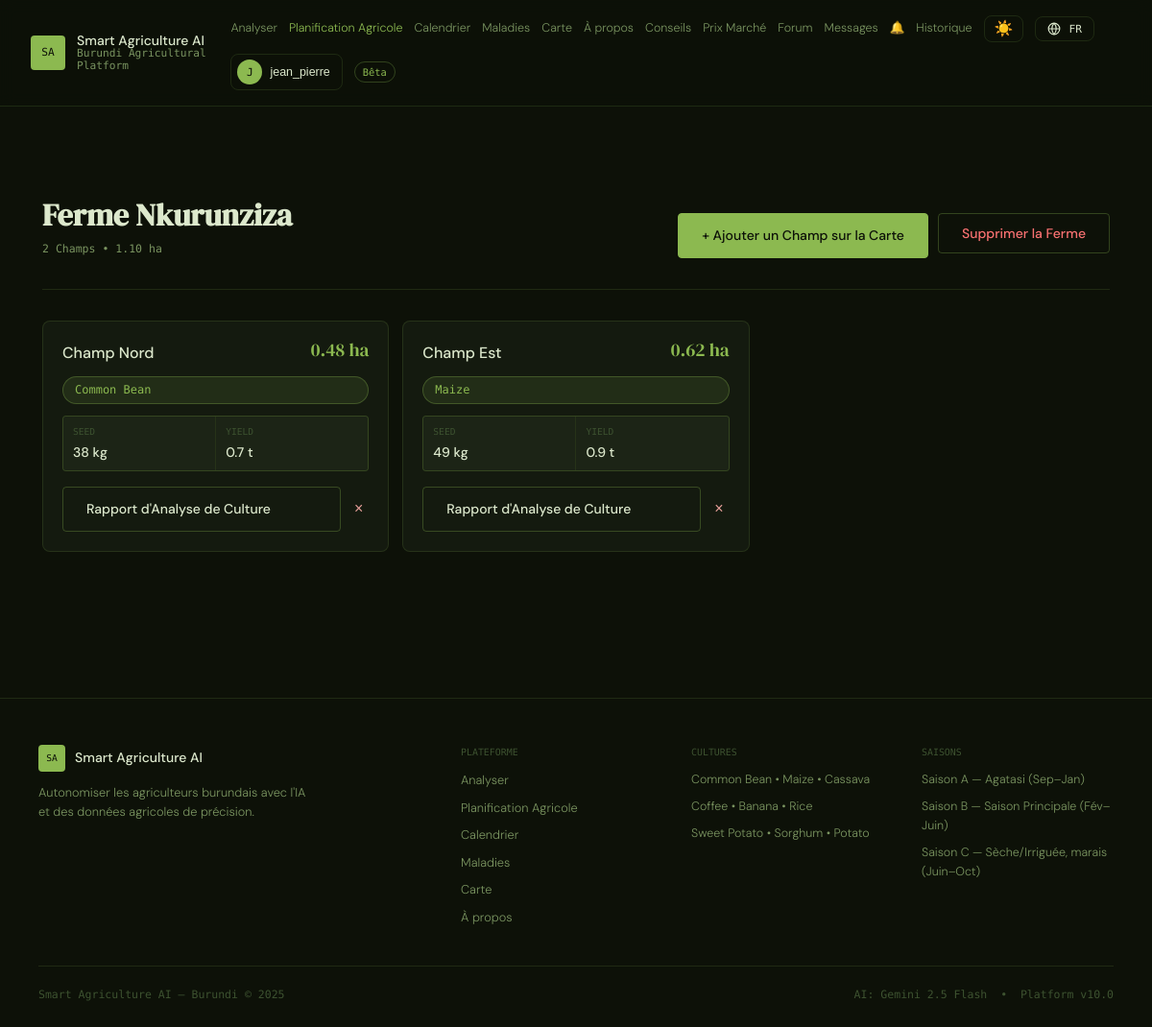
The app's page /farm/1 (signed in) with its own data.
### models.py (models this page shows, shortened)
class User(UserMixin, db.Model):
    __tablename__ = "users"
    id            = db.Column(db.Integer, primary_key=True)
    username      = db.Column(db.String(64),  unique=True, nullable=False)
    email         = db.Column(db.String(120), unique=True, nullable=False)
    password_hash = db.Column(db.String(256), nullable=False)
    role          = db.Column(db.String(20),  nullable=False, default="farmer")
    language      = db.Column(db.String(5),   nullable=False, default="fr")  # fr | rn | en
    theme         = db.Column(db.String(10),  nullable=False, default="dark") # dark | light
    full_name     = db.Column(db.String(120), nullable=True)
    phone         = db.Column(db.String(30),  nullable=True)
    province      = db.Column(db.String(60),  nullable=True)
    commune       = db.Column(db.String(60),  nullable=True)
    created_at    = db.Column(db.DateTime, default=datetime.utcnow)
    last_login    = db.Column(db.DateTime, nullable=True)
    is_active                = db.Column(db.Boolean, default=True)
    is_verified_professional = db.Column(db.Boolean, default=False)
    analyses      = db.relationship("Analysis", backref="user", lazy=True, cascade="all, delete-orphan")
    farms         = db.relationship("Farm", backref="owner", lazy=True, cascade="all, delete-orphan")
    forum_posts   = db.relationship("ForumPost", backref="author", lazy=True, cascade="all, delete-orphan")
    forum_replies = db.relationship("ForumReply", backref="author", lazy=True, cascade="all, delete-orphan")
    sent_messages = db.relationship("DirectMessage", foreign_keys="DirectMessage.sender_id", backref="sender", lazy=True, cascade="all, delete-orphan")
    recv_messages = db.relationship("DirectMessage", foreign_keys="DirectMessage.receiver_id", backref="receiver", lazy=True)

class Farm(db.Model):
    __tablename__ = "farms"
    id          = db.Column(db.Integer, primary_key=True)
    user_id     = db.Column(db.Integer, db.ForeignKey("users.id"), nullable=False)
    name        = db.Column(db.String(120), nullable=False)
    province    = db.Column(db.String(60),  nullable=True)
    commune     = db.Column(db.String(60),  nullable=True)
    description = db.Column(db.Text,        nullable=True)
    latitude    = db.Column(db.Float,       nullable=True)
    longitude   = db.Column(db.Float,       nullable=True)
    created_at  = db.Column(db.DateTime, default=datetime.utcnow)
    fields      = db.relationship("Field", backref="farm", lazy=True, cascade="all, delete-orphan")
    @property
    def total_area_ha(self): return sum(f.area_ha or 0 for f in self.fields)
    @property
    def total_fields(self): return len(self.fields)

class Field(db.Model):
    __tablename__ = "fields"
    id              = db.Column(db.Integer, primary_key=True)
    farm_id         = db.Column(db.Integer, db.ForeignKey("farms.id"), nullable=False)
    name            = db.Column(db.String(120), nullable=False, default="Field")
    crop            = db.Column(db.String(80),  nullable=True)
    season          = db.Column(db.String(10),  nullable=True)  # A | B | C
    location_method = db.Column(db.String(20),  nullable=True, default="draw")
    length_m        = db.Column(db.Float, nullable=True)
    width_m         = db.Column(db.Float, nullable=True)
    geojson         = db.Column(db.Text,  nullable=True)
    area_m2         = db.Column(db.Float, nullable=True)
    area_ha         = db.Column(db.Float, nullable=True)
    center_lat      = db.Column(db.Float, nullable=True)
    center_lng      = db.Column(db.Float, nullable=True)
    seed_required   = db.Column(db.Float, nullable=True)
    fertilizer_npk  = db.Column(db.Float, nullable=True)
    fertilizer_urea = db.Column(db.Float, nullable=True)
    plant_population= db.Column(db.Integer, nullable=True)
    expected_yield  = db.Column(db.Float, nullable=True)
    expected_revenue= db.Column(db.Float, nullable=True)
    market_price    = db.Column(db.Float, nullable=True)
    risk_level      = db.Column(db.String(20), nullable=True)
    notes           = db.Column(db.Text, nullable=True)
    created_at      = db.Column(db.DateTime, default=datetime.utcnow)

### farm_routes.py (the view)
@farm_bp.route("/<int:farm_id>")
@login_required
def farm_detail(farm_id):
    farm = Farm.query.get_or_404(farm_id)
    if farm.user_id != current_user.id and not current_user.is_admin:
        flash("Access denied.", "error"); return redirect(url_for("farm.farm_list"))
    crops = CropRequirements.query.order_by(CropRequirements.crop_name).all()
    return render_template("farm/detail.html", farm=farm, crops=crops)

### app.py (called while the page is built)
@login_manager.user_loader
def load_user(uid): return User.query.get(int(uid))

def get_current_lang():
    if current_user.is_authenticated and current_user.language in SUPPORTED_LANGS:
        return current_user.language
    return session.get("lang", DEFAULT_LANG)

def get_current_theme():
    if current_user.is_authenticated and current_user.theme in ("dark","light"):
        return current_user.theme
    return session.get("theme", "dark")

@app.context_processor
def inject_translation():
    lang  = get_current_lang()
    theme = get_current_theme()
    return {"t": lambda key: t(key, lang), "current_lang": lang,
            "lang_names": LANG_NAMES, "supported_langs": SUPPORTED_LANGS,
            "current_theme": theme}

### translations.py (called while the page is built)
def t(key: str, lang: str = DEFAULT_LANG) -> str:
    if lang not in SUPPORTED_LANGS:
        lang = DEFAULT_LANG
    entry = STRINGS.get(key)
    if not entry:
        return key  # untranslated key shown as-is, makes missing strings obvious during dev
    return entry.get(lang) or entry.get(DEFAULT_LANG) or key

### templates/farm/detail.html (shortened to what this page needs)
{% extends "base.html" %}
{% block content %}
<section class="history-hero">
    <div><h1 class="cal-title">{{ farm.name }}</h1><p class="cal-subtitle">{{ farm.total_fields }} {{ t('farm.fields') }} &bull; {{ "%.2f"|format(farm.total_area_ha) }} ha</p></div>
    <div style="display:flex;gap:10px">
        <a href="{{ url_for('farm.field_map',farm_id=farm.id) }}" class="btn btn--primary">{{ t('farm.add_field') }}</a>
        <form method="POST" action="{{ url_for('farm.farm_delete',farm_id=farm.id) }}" onsubmit="return confirm('Delete?');"><button class="btn btn--outline" style="color:#f87171">{{ t('farm.delete_farm') }}</button></form>
    </div>
</section>
{% if farm.fields %}
<div class="farm-fields-grid">
{% for field in farm.fields %}
<div class="farm-field-card">
    <div class="farm-field-header"><h3 class="farm-field-name">{{ field.name }}</h3><div class="farm-field-area"><span class="farm-field-area-ha">{{ "%.2f"|format(field.area_ha or 0) }} ha</span></div></div>
    {% if field.crop %}<span class="about-crop-tag">{{ field.crop }}</span>{% endif %}
    <div class="farm-field-calcs">
        {% if field.seed_required %}<div class="farm-calc-item"><span class="farm-calc-label">Seed</span><span class="farm-calc-val">{{ field.seed_required|int }} kg</span></div>{% endif %}
        {% if field.expected_yield %}<div class="farm-calc-item"><span class="farm-calc-label">Yield</span><span class="farm-calc-val">{{ "%.1f"|format(field.expected_yield) }} t</span></div>{% endif %}
    </div>
    <div class="farm-field-actions"><a href="{{ url_for('farm.field_detail',field_id=field.id) }}" class="btn btn--outline" style="flex:1;text-align:center">{{ t('result.title') }}</a>
    <form method="POST" action="{{ url_for('farm.field_delete',field_id=field.id) }}" onsubmit="return confirm('Delete?');"><button class="history-delete-btn">&times;</button></form></div>
</div>
{% endfor %}
</div>
{% else %}<div class="history-empty"><a href="{{ url_for('farm.field_map',farm_id=farm.id) }}" class="btn btn--primary">{{ t('farm.add_field') }}</a></div>{% endif %}
{% endblock %}

### templates/base.html (shortened to what this page needs)
<!DOCTYPE html>
<html lang="{{ current_lang }}" data-theme="{{ current_theme }}">
<head>
    <link rel="stylesheet" href="{{ url_for('static', filename='css/main.css') }}"/>
</head>
<body>
<header class="site-header">
    <a href="{{ url_for('index') }}" class="logo">
        <span class="logo-mark">SA</span>
        <div class="logo-text">
            <span class="logo-primary">Smart Agriculture AI</span>
            <span class="logo-tag">Burundi Agricultural Platform</span>
        </div>
    </a>
    <nav class="site-nav" id="desktopNav">
        <a href="{{ url_for('index') }}" class="nav-link {% if request.endpoint=='index' %}nav-link--active{% endif %}">{{ t('nav.analyze') }}</a>
        <a href="{{ url_for('farm.farm_list') }}" class="nav-link {% if request.blueprint=='farm' %}nav-link--active{% endif %}">{{ t('nav.farm_planning') }}</a>
        <a href="{{ url_for('calendar') }}" class="nav-link {% if request.endpoint=='calendar' %}nav-link--active{% endif %}">{{ t('nav.calendar') }}</a>
        <a href="{{ url_for('disease_library') }}" class="nav-link {% if request.endpoint=='disease_library' %}nav-link--active{% endif %}">{{ t('nav.diseases') }}</a>
        <a href="{{ url_for('outbreak_map') }}" class="nav-link {% if request.endpoint=='outbreak_map' %}nav-link--active{% endif %}">{{ t('nav.map') }}</a>
        <a href="{{ url_for('about') }}" class="nav-link {% if request.endpoint=='about' %}nav-link--active{% endif %}">{{ t('nav.about') }}</a>
        <a href="{{ url_for('features.planting_advice') }}" class="nav-link {% if request.endpoint=='features.planting_advice' %}nav-link--active{% endif %}">Conseils</a>
        <a href="{{ url_for('features.market') }}" class="nav-link {% if request.endpoint in ['features.market','features.market_post'] %}nav-link--active{% endif %}">Prix Marché</a>
        <a href="{{ url_for('community.forum') }}" class="nav-link {% if request.blueprint=='community' and 'forum' in (request.endpoint or '') %}nav-link--active{% endif %}">Forum</a>
        {% if current_user.is_authenticated %}
        <a href="{{ url_for('community.inbox') }}" class="nav-link {% if request.endpoint in ['community.inbox','community.conversation'] %}nav-link--active{% endif %}" id="inboxLink">
            Messages
        </a>
        <a href="{{ url_for('features.notifications') }}" class="nav-link {% if request.endpoint=='features.notifications' %}nav-link--active{% endif %}" id="notifLink">
            🔔
        </a>
        {% endif %}
        {% if current_user.is_authenticated %}
            <a href="{{ url_for('farm_history') }}" class="nav-link {% if 'history' in (request.endpoint or '') %}nav-link--active{% endif %}">{{ t('nav.history') }}</a>
        {% endif %}
        <button class="nav-theme-btn" id="themeToggleBtn" onclick="toggleTheme()" title="Toggle light/dark mode" aria-label="Toggle theme">
            <span id="themeIcon">{% if current_theme == 'light' %}🌙{% else %}☀️{% endif %}</span>
        </button>
        <div class="nav-lang-menu">
            <button class="nav-lang-btn" id="langMenuBtn" aria-label="Language">
                <svg width="14" height="14" viewBox="0 0 24 24" fill="none" stroke="currentColor" stroke-width="2"><circle cx="12" cy="12" r="10"/><path d="M2 12h20M12 2a15 15 0 0 1 0 20M12 2a15 15 0 0 0 0 20"/></svg>
                <span>{{ current_lang|upper }}</span>
            </button>
        </div>
        {% if current_user.is_authenticated %}
            <div class="nav-user-menu">
                <button class="nav-user-btn" id="userMenuBtn" aria-label="User menu">
                    <span class="nav-user-avatar">{{ current_user.username[0].upper() }}</span>
                    <span class="nav-user-name">{{ current_user.username }}</span>
                </button>
            </div>
        {% else %}
            <a href="{{ url_for('auth_login') }}" class="btn btn--outline nav-auth-btn">{{ t('nav.login') }}</a>
            <a href="{{ url_for('auth_register') }}" class="btn btn--primary nav-auth-btn">{{ t('nav.register') }}</a>
        {% endif %}
        <span class="nav-badge">{{ t('nav.beta') }}</span>
    </nav>
</header>
<main class="site-main">
    {% block content %}{% endblock %}
</main>
<footer class="site-footer">
    <div class="footer-grid">
        <div class="footer-brand">
            <div class="footer-logo">
                <span class="logo-mark logo-mark--sm">SA</span>
                <span class="footer-brand-name">Smart Agriculture AI</span>
            </div>
            <p class="footer-tagline">{{ t('footer.tagline') }}</p>
        </div>
        <div class="footer-col">
            <p class="footer-col-title">{{ t('footer.platform') }}</p>
            <a href="{{ url_for('index') }}" class="footer-link">{{ t('nav.analyze') }}</a>
            <a href="{{ url_for('farm.farm_list') }}" class="footer-link">{{ t('nav.farm_planning') }}</a>
            <a href="{{ url_for('calendar') }}" class="footer-link">{{ t('nav.calendar') }}</a>
            <a href="{{ url_for('disease_library') }}" class="footer-link">{{ t('nav.diseases') }}</a>
            <a href="{{ url_for('outbreak_map') }}" class="footer-link">{{ t('nav.map') }}</a>
            <a href="{{ url_for('about') }}" class="footer-link">{{ t('nav.about') }}</a>
        </div>
        <div class="footer-col">
            <p class="footer-col-title">{{ t('footer.crops') }}</p>
            <span class="footer-text">Common Bean &bull; Maize &bull; Cassava</span>
            <span class="footer-text">Coffee &bull; Banana &bull; Rice</span>
            <span class="footer-text">Sweet Potato &bull; Sorghum &bull; Potato</span>
        </div>
        <div class="footer-col">
            <p class="footer-col-title">{{ t('footer.seasons') }}</p>
            <span class="footer-text">{{ t('season.a') }}</span>
            <span class="footer-text">{{ t('season.b') }}</span>
            <span class="footer-text">{{ t('season.c') }}</span>
        </div>
    </div>
    <div class="footer-bottom">
        <span>Smart Agriculture AI &mdash; Burundi &copy; 2025</span>
        <span class="footer-bottom-right">AI: Gemini 2.5 Flash &nbsp;&bull;&nbsp; Platform v10.0</span>
    </div>
</footer>
</body>
</html>

### records on screen
User: username "J", username "jean_pierre"
Farm: name "Ferme Nkurunziza"
Field: total_area_ha "1.10", name "Champ Nord", area_ha "0.48", crop "Common Bean", seed_required "38", expected_yield "0.7", t "Rapport d'Analyse de Culture"
Field: name "Champ Est", area_ha "0.62", crop "Maize", seed_required "49", expected_yield "0.9", t "Rapport d'Analyse de Culture"

### other values on screen
{{ t('nav.analyze') }} "Analyser"
{{ t('nav.farm_planning') }} "Planification Agricole"
{{ t('nav.calendar') }} "Calendrier"
{{ t('nav.diseases') }} "Maladies"
{{ t('nav.map') }} "Carte"
{{ t('nav.about') }} "À propos"
{{ t('nav.history') }} "Historique"
{{ current_lang|upper }} "FR"
{{ t('nav.beta') }} "Bêta"
{{ farm.total_fields }} "2"
{{ t('farm.fields') }} "Champs"
{{ t('farm.add_field') }} "+ Ajouter un Champ sur la Carte"
{{ t('farm.delete_farm') }} "Supprimer la Ferme"
{{ t('footer.tagline') }} "Autonomiser les agriculteurs burundais avec l'IA et des données agricoles de précision."
{{ t('footer.platform') }} "PLATEFORME"
